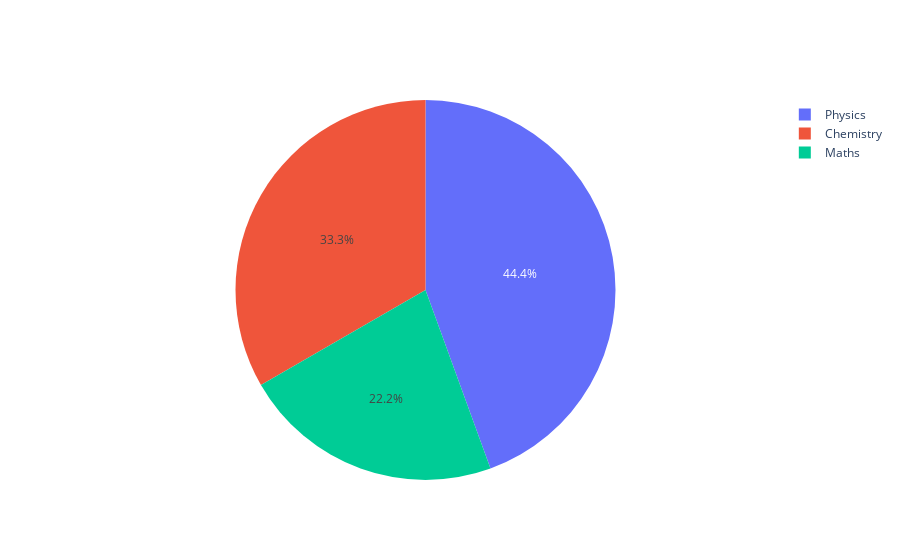

The cell this chart's notebook holds for it:
### Code cell
from imutils.perspective import four_point_transform
from imutils import contours
import numpy as np
import imutils
import cv2
import tkinter
import matplotlib.pyplot as plt
from tkinter import filedialog
import plotly
from plotly import graph_objects as go

name=input("Please Enter students name: ")

ANSWER_KEY_MATHS = {0: 1, 1: 4, 2: 2, 3: 3, 4: 1}
ANSWER_KEY_PHYSICS = {0: 2, 1: 1, 2: 2, 3: 3, 4: 4}
ANSWER_KEY_CHEMISTRY = {0: 3, 1: 1, 2: 2, 3: 1, 4: 3}
print("Choose Maths OMR")
main_win=tkinter.Tk()
main_win.withdraw()

main_win.sourceFile=filedialog.askopenfilename(filetypes=(("ImageFiles",("*.jpg","*.png","*.jpeg")),("All Files","*")),parent=main_win,initialdir="C:/Users/Sanket shah/OMR sheet evaluation/images",title="Please select an OMR scanned image" )

main_win.destroy()
img_path=main_win.sourceFile
image=cv2.imread(img_path)

gray = cv2.cvtColor(image, cv2.COLOR_BGR2GRAY)
blurred = cv2.GaussianBlur(gray, (5, 5), 0)
edged = cv2.Canny(blurred, 75, 200)

print("Choose physics OMR")
main_win=tkinter.Tk()
main_win.withdraw()

main_win.sourceFile=filedialog.askopenfilename(filetypes=(("ImageFiles",("*.jpg","*.png","*.jpeg")),("All Files","*")),parent=main_win,initialdir="C:/Users/Sanket shah/OMR sheet evaluation/images",title="Please select an OMR scanned image" )

main_win.destroy()
img_path=main_win.sourceFile
image1=cv2.imread(img_path)

gray1 = cv2.cvtColor(image1, cv2.COLOR_BGR2GRAY)
blurred1= cv2.GaussianBlur(gray1, (5, 5), 0)
edged1 = cv2.Canny(blurred1, 75, 200)

print("Choose Chemistry OMR")
main_win=tkinter.Tk()
main_win.withdraw()

main_win.sourceFile=filedialog.askopenfilename(filetypes=(("ImageFiles",("*.jpg","*.png","*.jpeg")),("All Files","*")),parent=main_win,initialdir="C:/Users/Sanket shah/OMR sheet evaluation/images",title="Please select an OMR scanned image" )

main_win.destroy()
img_path=main_win.sourceFile
image2=cv2.imread(img_path)

gray2 = cv2.cvtColor(image2, cv2.COLOR_BGR2GRAY)
blurred2 = cv2.GaussianBlur(gray2, (5, 5), 0)
edged2 = cv2.Canny(blurred2, 75, 200)

cnts = cv2.findContours(edged.copy(), cv2.RETR_EXTERNAL,cv2.CHAIN_APPROX_SIMPLE)
cnts = imutils.grab_contours(cnts)
docCnt = None

cnts1 = cv2.findContours(edged1.copy(), cv2.RETR_EXTERNAL,cv2.CHAIN_APPROX_SIMPLE)
cnts1 = imutils.grab_contours(cnts1)
docCnt1 = None

cnts2 = cv2.findContours(edged2.copy(), cv2.RETR_EXTERNAL,cv2.CHAIN_APPROX_SIMPLE)
cnts2 = imutils.grab_contours(cnts2)
docCnt2 = None

correct_m = 0
correct_p = 0
correct_c = 0

#Maths
if len(cnts) > 0:

    cnts = sorted(cnts, key=cv2.contourArea, reverse=True)

    for c in cnts:

        peri = cv2.arcLength(c, True)
        approx = cv2.approxPolyDP(c, 0.02 * peri, True)

        if len(approx) == 4:
            docCnt = approx
            break

thresh = cv2.threshold(gray, 0, 255,cv2.THRESH_BINARY_INV | cv2.THRESH_OTSU)[1]

cnts = cv2.findContours(thresh.copy(), cv2.RETR_EXTERNAL,cv2.CHAIN_APPROX_SIMPLE)
cnts = imutils.grab_contours(cnts)
questionCnts = []

for c in cnts:

    (x, y, w, h) = cv2.boundingRect(c)
    ar = w / float(h)

    if w >= 20 and h >= 20 and ar >= 0.9 and ar <= 1.1:
        questionCnts.append(c)

questionCnts = contours.sort_contours(questionCnts,method="top-to-bottom")[0]

for (q, i) in enumerate(np.arange(0, len(questionCnts), 5)):

    cnts = contours.sort_contours(questionCnts[i:i + 5])[0]
    bubbled = None

    for (j, c) in enumerate(cnts):

        mask = np.zeros(thresh.shape, dtype="uint8")
        cv2.drawContours(mask, [c], -1, 255, -1)

        mask = cv2.bitwise_and(thresh, thresh, mask=mask)
        total = cv2.countNonZero(mask)

        if bubbled is None or total > bubbled[0]:
            bubbled = (total, j)
 
    color = (0,0,255)
    
    k = ANSWER_KEY_MATHS[q]
    
    if k == bubbled[1]:
        color = (0, 255, 0)
        correct_m += 1
        
    cv2.drawContours(image, [cnts[k]], -1, color, 3)
    
#Physics
if len(cnts1) > 0:

    cnts1 = sorted(cnts1, key=cv2.contourArea, reverse=True)

    for c in cnts1:

        peri = cv2.arcLength(c, True)
        approx = cv2.approxPolyDP(c, 0.02 * peri, True)

        if len(approx) == 4:
            docCnt1 = approx
            break

thresh = cv2.threshold(gray1, 0, 255,cv2.THRESH_BINARY_INV | cv2.THRESH_OTSU)[1]

cnts1 = cv2.findContours(thresh.copy(), cv2.RETR_EXTERNAL,cv2.CHAIN_APPROX_SIMPLE)
cnts1 = imutils.grab_contours(cnts1)
questionCnts1 = []

for c in cnts1:

    (x, y, w, h) = cv2.boundingRect(c)
    ar = w / float(h)

    if w >= 20 and h >= 20 and ar >= 0.9 and ar <= 1.1:
        questionCnts1.append(c)

questionCnts1 = contours.sort_contours(questionCnts1,method="top-to-bottom")[0]

for (q, i) in enumerate(np.arange(0, len(questionCnts1), 5)):

    cnts1 = contours.sort_contours(questionCnts1[i:i + 5])[0]
    bubbled1 = None

    for (j, c) in enumerate(cnts1):

        mask = np.zeros(thresh.shape, dtype="uint8")
        cv2.drawContours(mask, [c], -1, 255, -1)

        mask = cv2.bitwise_and(thresh, thresh, mask=mask)
        total = cv2.countNonZero(mask)

        if bubbled1 is None or total > bubbled1[0]:
            bubbled1 = (total, j)
 
    color = (0,0,255)
    
    k1 = ANSWER_KEY_PHYSICS[q]
    
    if k1 == bubbled1[1]:
        color = (0, 255, 0)
        correct_p += 1
        
    cv2.drawContours(image1, [cnts1[k1]], -1, color, 3)
    
#Chemistry
if len(cnts2) > 0:

    cnts2 = sorted(cnts2, key=cv2.contourArea, reverse=True)

    for c in cnts2:

        peri = cv2.arcLength(c, True)
        approx = cv2.approxPolyDP(c, 0.02 * peri, True)

        if len(approx) == 4:
            docCnt2 = approx
            break

thresh = cv2.threshold(gray2, 0, 255,cv2.THRESH_BINARY_INV | cv2.THRESH_OTSU)[1]

cnts2 = cv2.findContours(thresh.copy(), cv2.RETR_EXTERNAL,cv2.CHAIN_APPROX_SIMPLE)
cnts2 = imutils.grab_contours(cnts2)
questionCnts2 = []

for c in cnts2:

    (x, y, w, h) = cv2.boundingRect(c)
    ar = w / float(h)

    if w >= 20 and h >= 20 and ar >= 0.9 and ar <= 1.1:
        questionCnts2.append(c)

questionCnts2 = contours.sort_contours(questionCnts2,method="top-to-bottom")[0]

for (q, i) in enumerate(np.arange(0, len(questionCnts2), 5)):

    cnts2 = contours.sort_contours(questionCnts2[i:i + 5])[0]
    bubbled2 = None

    for (j, c) in enumerate(cnts2):

        mask = np.zeros(thresh.shape, dtype="uint8")
        cv2.drawContours(mask, [c], -1, 255, -1)

        mask = cv2.bitwise_and(thresh, thresh, mask=mask)
        total = cv2.countNonZero(mask)

        if bubbled2 is None or total > bubbled2[0]:
            bubbled2 = (total, j)
 
    color = (0,0,255)
    
    k2 = ANSWER_KEY_CHEMISTRY[q]
    
    if k2 == bubbled2[1]:
        color = (0, 255, 0)
        correct_c += 1
        
    cv2.drawContours(image2, [cnts2[k2]], -1, color, 3)

print()
print()
print()
print("MATHS:-")
print("")
score_m = (correct_m / 5.0) * 100
print("Correct Answers = {}".format(correct_m))
print("Incorrect Answers = {}".format(5-correct_m))
print("score: {:.2f}%".format(score_m))
cv2.putText(image, "{:.2f}%".format(score_m), (10, 30),cv2.FONT_HERSHEY_SIMPLEX, 0.9, (255, 0,0), 2)
cv2.imshow("Maths",image)
cv2.waitKey(0)
#plt.imshow(image)
print("")
print("")

print("PHYSICS:-")
print("")
score_p = (correct_p / 5.0) * 100
print("Correct Answers = {}".format(correct_p))
print("Incorrect Answers = {}".format(5-correct_p))
print("score: {:.2f}%".format(score_p))
cv2.putText(image1, "{:.2f}%".format(score_p), (10, 30),cv2.FONT_HERSHEY_SIMPLEX, 0.9, (255, 0,0), 2)
#plt.imshow(image1)
cv2.imshow("Physics",image1)
cv2.waitKey(0)
print("")
print("")

print("CHEMISTRY:-")
print("")
score_c = (correct_c / 5.0) * 100
print("Correct Answers = {}".format(correct_c))
print("Incorrect Answers = {}".format(5-correct_c))
print("score: {:.2f}%".format(score_c))
cv2.putText(image2, "{:.2f}%".format(score_c), (10, 30),cv2.FONT_HERSHEY_SIMPLEX, 0.9, (255, 0,0), 2)
cv2.imshow("Chemistry",image2)
cv2.waitKey(0)
print("")
print("") 

tot=correct_m+correct_p+correct_c
avg=(tot/15)*100

print("Total correct answers = {} ".format(tot))
print("Total percentage = {} ".format(avg))
print()
print()

labels = ['Maths','Physics','Chemistry']
values = [score_m,score_p,score_c]

fig = go.Figure(data=[go.Pie(labels=labels, values=values)])
fig.show()

f=open("C:/Users/Sanket shah/OMR sheet evaluation/data.txt","a+")
temp=str(name)+"\t"+str(correct_m)+"\t"+str(correct_p)+"\t"+str(correct_c)+"\t"+str(tot)+"\t"+str(avg)+"\n"
f.write(temp)
f.close()

### Figure 1 — Plotly figure (JSON) as saved in the notebook; plotly's stock layout.template omitted (floating-point values rounded to 4 significant figures)
{"data": [{"labels": ["Maths", "Physics", "Chemistry"], "type": "pie", "values": [40, 80, 60]}], "layout": {}}
